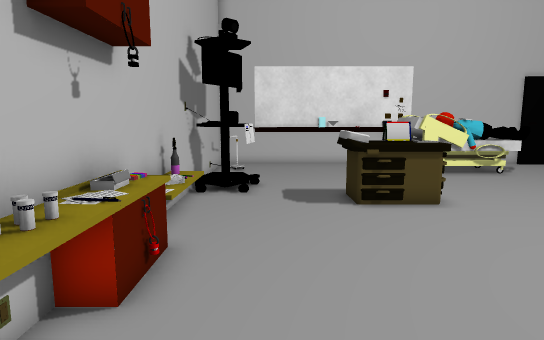
[1] (above)

16 first-person views from a walk through a scene from a Unity 3-D project. The camera is 1.3 m above the floor, tilts 8° down and sees 75° across. The floor is counted in squares, 0.5 m on a side. Each view is taken from the middle of a square. On the plan, view 1 faces up. The plan holds only what a view shows up to about 20 squares ahead; the rest is blank. The player is left out. Some surface patterns are stand-ins.

[2]
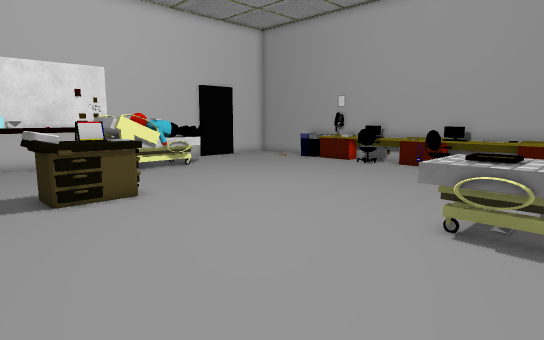

[3]
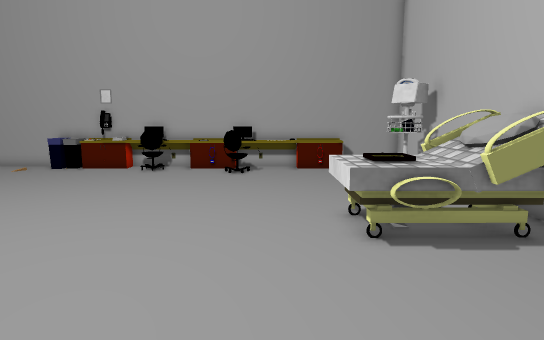

[4]
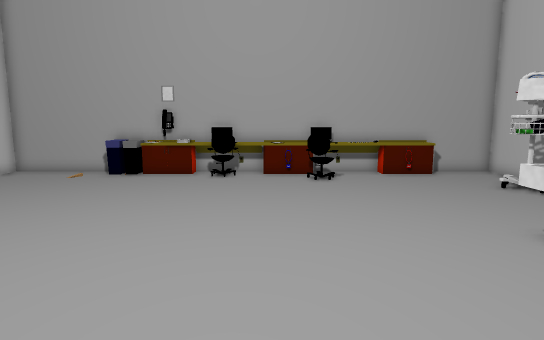

[5]
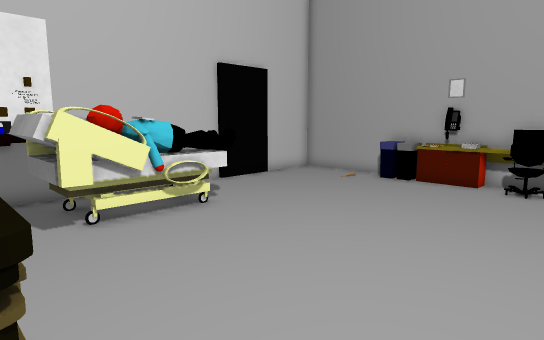

[6]
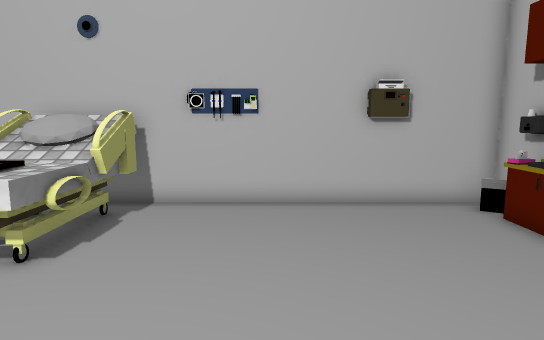

[7]
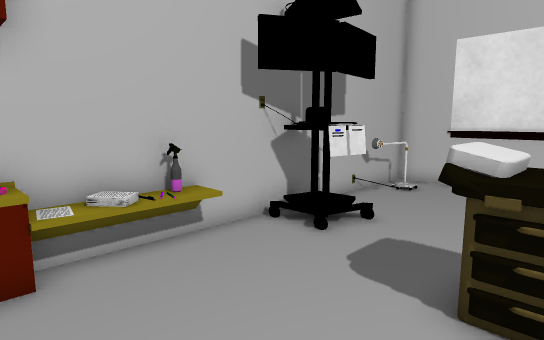

[8]
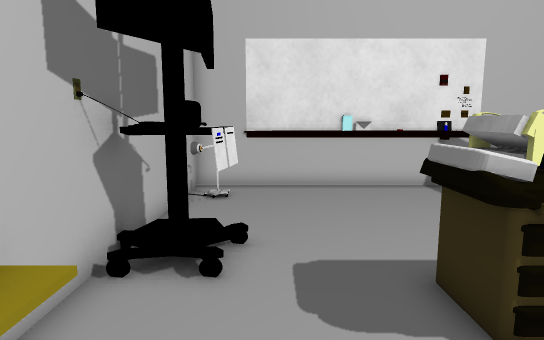

[9]
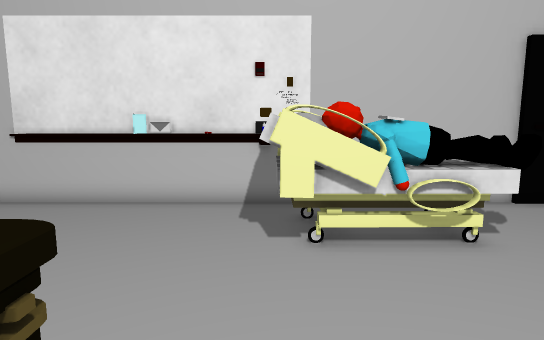

[10]
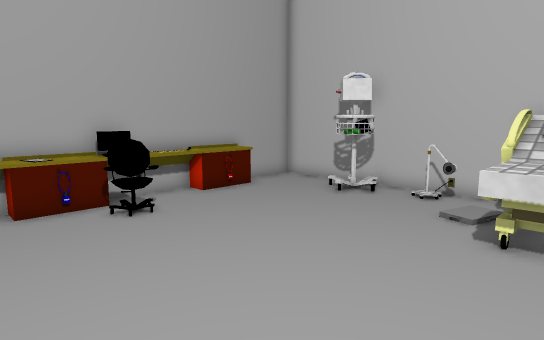

[11]
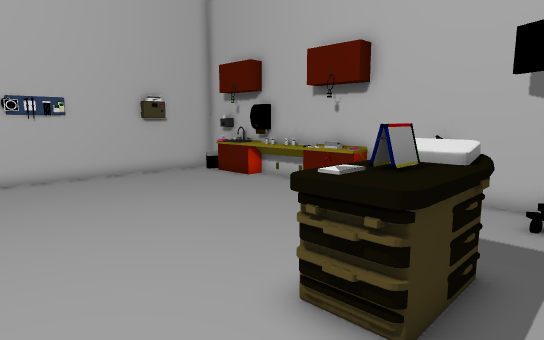

[12]
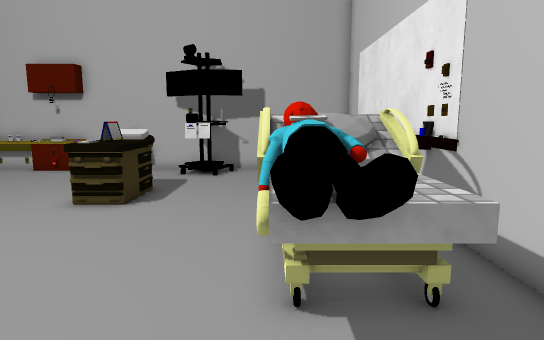

[13]
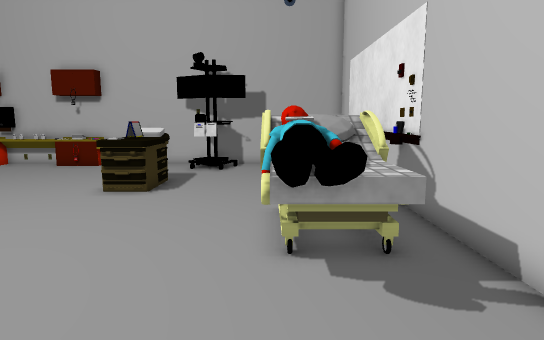

[14]
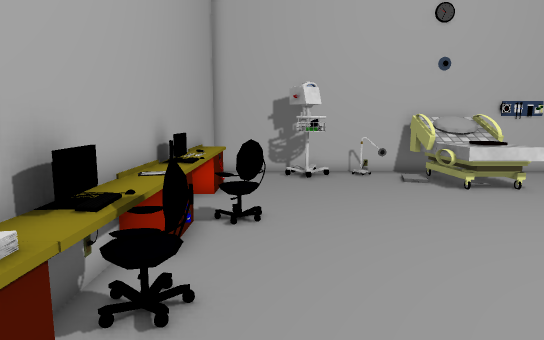

[15]
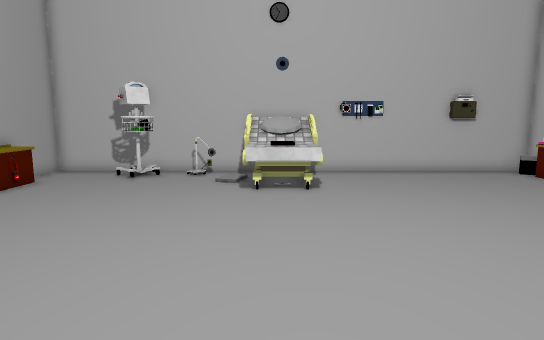

[16]
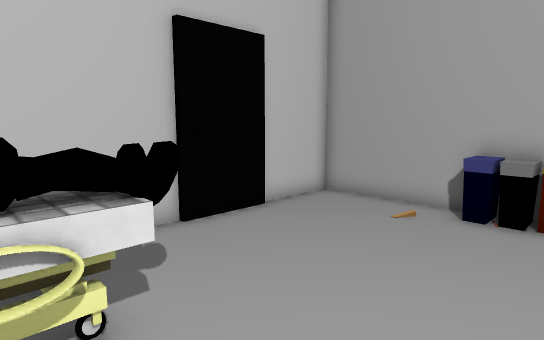

### Floor plan
Points are (right, up) in squares from view 1. A wall is a line through its corners. A room is listed if a view was taken in it or the views show most of it. See-through windows are left out.
Room 1 (views 1, 2, 3, 4, 5, 6, 7, 8, 9, 10, 11, 12, 13, 14, 15, 16)
walls: (20.9, 13.4) (20.9, 21.1) (17.7, 21.1); (-3.1, 3.6) (-3.1, 2.5); (14.7, 21.1) (4.4, 21.1); (2.6, 21.1) (-3.1, 21.1) (-3.1, 7.4); (-3.1, -1.4) (-3.1, -3.1) (20.9, -3.1) (20.9, 11.5)
objects: cabinet (-3, -1); other object (-3, 0) to (-2, 0); other object (-3, 1); bottle (-3, 2) to (-2, 3); other object (-3, 4) to (-2, 4); other object (-3, 5); box (-3, 6) to (-2, 6); cabinet (-3, 7); other object (-2, -1); other object (-2, 1) to (-2, 2); cabinet (-2, 5); other object (-2, 7); other object (-2, 8); other object (-2, 9); other object (-2, 13) to (-1, 15); lamp (-2, 18) to (-2, 19); bed (2, 11) to (6, 13); other object (3, 21); other object (4, 21); bed (7, 17) to (12, 20); bed (8, -2) to (11, 2); lamp (13, -2) to (14, -2); other object (16, -2) to (17, -1); other object (18, 5) to (19, 6); other object (19, 10) to (19, 11); other object (20, 0); cabinet (20, 1) to (20, 3); other object (20, 4); other object (20, 5) to (20, 6); cabinet (20, 7) to (20, 8); other object (20, 9); other object (20, 10) to (21, 11); cabinet (20, 12) to (20, 13); bin (20, 14) to (20, 15); other object (20, 16); other object (21, 12); other object (21, 13)

Positions as (right, up) in squares from view 1, and headings:
1: (0, 0), facing up
2: (0, -1), facing up-right
3: (1, 4), facing right
4: (3, 8), facing right
5: (5, 8), facing up-right
6: (4, 8), facing down
7: (4, 6), facing up-left
8: (0, 7), facing up
9: (7, 10), facing up
10: (9, 10), facing down-right
11: (9, 14), facing down-left
12: (16, 17), facing left
13: (18, 17), facing left
14: (18, 15), facing down
15: (10, 15), facing down
16: (10, 13), facing up-right
